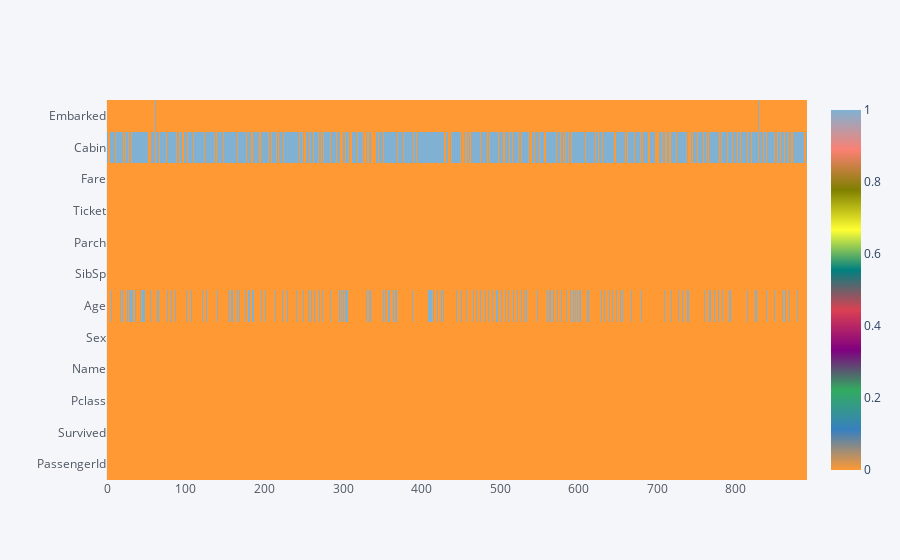

The notebook cell this image was saved under:
### Markdown cell above
## Let us first spot the missing data

### Code cell
train.isna().astype(int).iplot(kind = 'heatmap')

### Figure 1 — Plotly figure (JSON) as saved in the notebook; plotly's stock layout.template omitted (floating-point values rounded to 4 significant figures; data arrays with more than 128 entries replaced by an {"elided": "..."} marker saying what was removed)
{"data": [{"colorscale": [[0, "rgb(255, 153, 51)"], [0.1111, "rgb(55, 128, 191)"], [0.2222, "rgb(50, 171, 96)"], [0.3333, "rgb(128, 0, 128)"], [0.4444, "rgb(219, 64, 82)"], [0.5556, "rgb(0, 128, 128)"], [0.6667, "rgb(255, 255, 51)"], [0.7778, "rgb(128, 128, 0)"], [0.8889, "rgb(251, 128, 114)"], [1, "rgb(128, 177, 211)"]], "type": "heatmap", "x": {"elided": "891 int values"}, "y": ["PassengerId", "Survived", "Pclass", "Name", "Sex", "Age", "SibSp", "Parch", "Ticket", "Fare", "Cabin", "Embarked"], "z": {"elided": "12x891 int values"}, "zmax": 1, "zmin": 0}], "layout": {"legend": {"bgcolor": "#F5F6F9", "font": {"color": "#4D5663"}}, "paper_bgcolor": "#F5F6F9", "plot_bgcolor": "#F5F6F9", "title": {"font": {"color": "#4D5663"}}, "xaxis": {"gridcolor": "#E1E5ED", "showgrid": true, "tickfont": {"color": "#4D5663"}, "title": {"font": {"color": "#4D5663"}, "text": ""}, "zerolinecolor": "#E1E5ED"}, "yaxis": {"gridcolor": "#E1E5ED", "showgrid": true, "tickfont": {"color": "#4D5663"}, "title": {"font": {"color": "#4D5663"}, "text": ""}, "zerolinecolor": "#E1E5ED"}}}
